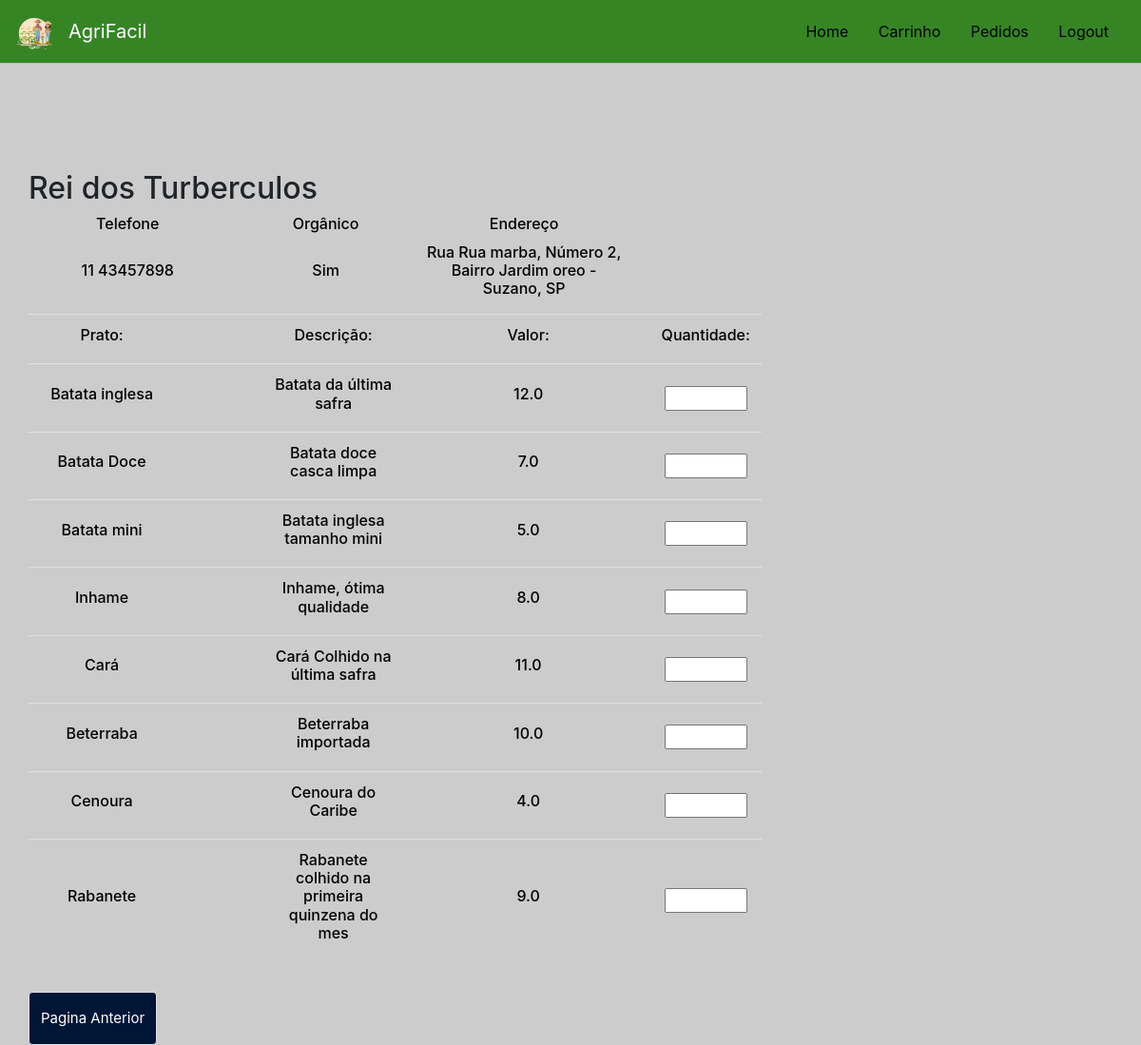
/producer/1, run on the app's committed database.
### tables this page shows
CREATE TABLE produtor (idProdutor INTEGER PRIMARY KEY AUTOINCREMENT, CNPJ TEXT, nomeOficial TEXT, nomeFantasia TEXT, password TEXT, email TEXT, telefone TEXT, rua TEXT, numero TEXT, bairro TEXT, cidade TEXT, estado TEXT, CEP TEXT, complemento TEXT, agroecologico TEXT, organico TEXT, individualColetiva TEXT);

CREATE TABLE produto (idProduto INTEGER PRIMARY KEY AUTOINCREMENT, nome TEXT, categoria TEXT, descricao TEXT, preco REAL, idProdutor INTEGER, FOREIGN KEY(idProdutor) REFERENCES produtor(idProdutor));

### api/producer.py (the view)
@app.route('/producer/<id>', methods=['GET', 'POST'])
def producer_information(id):
    producer_info = producer.producer_info(id)
    product_info = products.get_products_from_producer(id)
    return render_template("producer_info.html", info = producer_info, produto = product_info)

### crud/producer.py (called while the page is built)
def producer_info(id):
    with sql.connect("db/agrifacil.db") as con:
        cur = con.cursor()
        cur.execute("SELECT * from produtor where idProdutor = (?)",(id,))
        return cur.fetchall()

### crud/products.py (called while the page is built)
def get_products_from_producer(id):
    with sql.connect("db/agrifacil.db") as con:
        cur = con.cursor()
        cur.execute("SELECT * from produto where idProdutor = (?)",(id))
        return cur.fetchall()

### templates/producer_info.html (shortened to what this page needs)
{% extends "base.html" %}
{% block content %}
<main role="main">
    <div class="container" align="center">
        <br/>
<br/>
<br/>
<br/>
        <div class="row">
        <h2>{{ info[0][3] }}</h2>
        </div>
        <div class="row">
            <table>
                <tr>
                    <td width="20%" style="vertical-align:middle;"><div align="center"><h6 style="color:black">Telefone</h6></div></td>
                    <td width="20%" style="vertical-align:middle;"><div align="center"><h6 style="color:black">Orgânico</h6></div></td>
                    <td width="20%" style="vertical-align:middle;"><div align="center"><h6 style="color:black">Endereço</h6></div></td>
                </tr>
                <tr>
                    <td width="20%" style="vertical-align:middle;"><div align="center"><h6 style="color:black">{{ info[0][6] }}</h6></div></td>
                    <td width="20%" style="vertical-align:middle;"><div align="center"><h6 style="color:black">{{ info[0][15] }}</h6></div></td>
                    <td width="20%" style="vertical-align:middle;"><div align="center"><h6 style="color:black">Rua {{info[0][7]}}, Número {{ info[0][8] }}, Bairro {{ info[0][9] }} - {{ info[0][10] }}, {{ info[0][11] }}</h6></div></td>
                </tr>
            </table>
        </div>
        <div class="row" >
<br/>
<br/>
<form action = "/shop/{{info[0][0]}}" method = "POST">
    <table class="table table-hover">
                <tr>
                  <h6><td width="20%" style="vertical-align:middle;"><div align="center"><h6 style="color:black">Prato:</h6></div></td>
                  <td></td>
                  <td width="20%" style="vertical-align:middle;"><div align="center"><h6 style="color:black">Descrição:</h6></div></td>
                  <td></td>
                  <td width="10%" style="vertical-align:middle;"><div align="center"><h6 style="color:black">Valor:</h6></div></td>
                  <td></td>
                  <td width="10%" style="vertical-align:middle;" ><div align="center"><h6 style="color:black">Quantidade:</h6></div></td>
                </tr>
                {% for result in produto %}
                <tr class="item">
                    <td width="20%" style="vertical-align:middle;"><div align="center"><h6 style="color:black">{{result[1]}}</h6></div></td>
                    <td></td>
                    <td width="10%" style="vertical-align:middle;"><div align="center"><h6 style="color:black">{{result[3]}}</h6></div></td>
                    <td></td>
                    <td width="10%" style="vertical-align:middle;"><div align="center"><h6 style="color:black">{{result[4]}}</h6></div></td>
                    <td></td>
                    <td width="5%" style="vertical-align:middle;"><div align="center"><input type="number" name="{{result[0]}}" min="1" max="99"></div>
                    </tr>
            {% endfor %}
    </table>
        </div>
        <div class="row" style="justify-content: space-between">
        <input type="button" class ="btn btn-primary border teste2" border="2" style= "background-color: #001637;font-size: 15px;" value="Pagina Anterior" onclick="history.back(-1)" />
        <div align="center" ><button type = "submit" class= "searchbutton" onclick="alert_feedback();"><a href="#">
        <img src="/static/images/car.png"
        onmouseover="this.src='/static/images/car2.png'"
        onmouseout="this.src='/static/images/car.png'"
        border="0" alt="" width="50px" height="50px"/></a></button></div>
    </div>
    </div>
</main>
  {% endblock %}

### data on the page
produtor: nomeFantasia "Rei dos Turberculos", telefone "11 43457898", organico "Sim", rua "Rua marba", numero "2", bairro "Jardim oreo", cidade "Suzano", estado "SP"
produto: nome "Batata inglesa", descricao "Batata da última safra", preco "12.0"
produto: nome "Batata Doce", descricao "Batata doce casca limpa", preco "7.0"
produto: nome "Batata mini", descricao "Batata inglesa tamanho mini", preco "5.0"
produto: nome "Inhame", descricao "Inhame, ótima qualidade", preco "8.0"
produto: nome "Cará", descricao "Cará Colhido na última safra", preco "11.0"
produto: nome "Beterraba", descricao "Beterraba importada", preco "10.0"
produto: nome "Cenoura", descricao "Cenoura do Caribe", preco "4.0"
produto: nome "Rabanete", descricao "Rabanete colhido na primeira quinzena do mes", preco "9.0"
